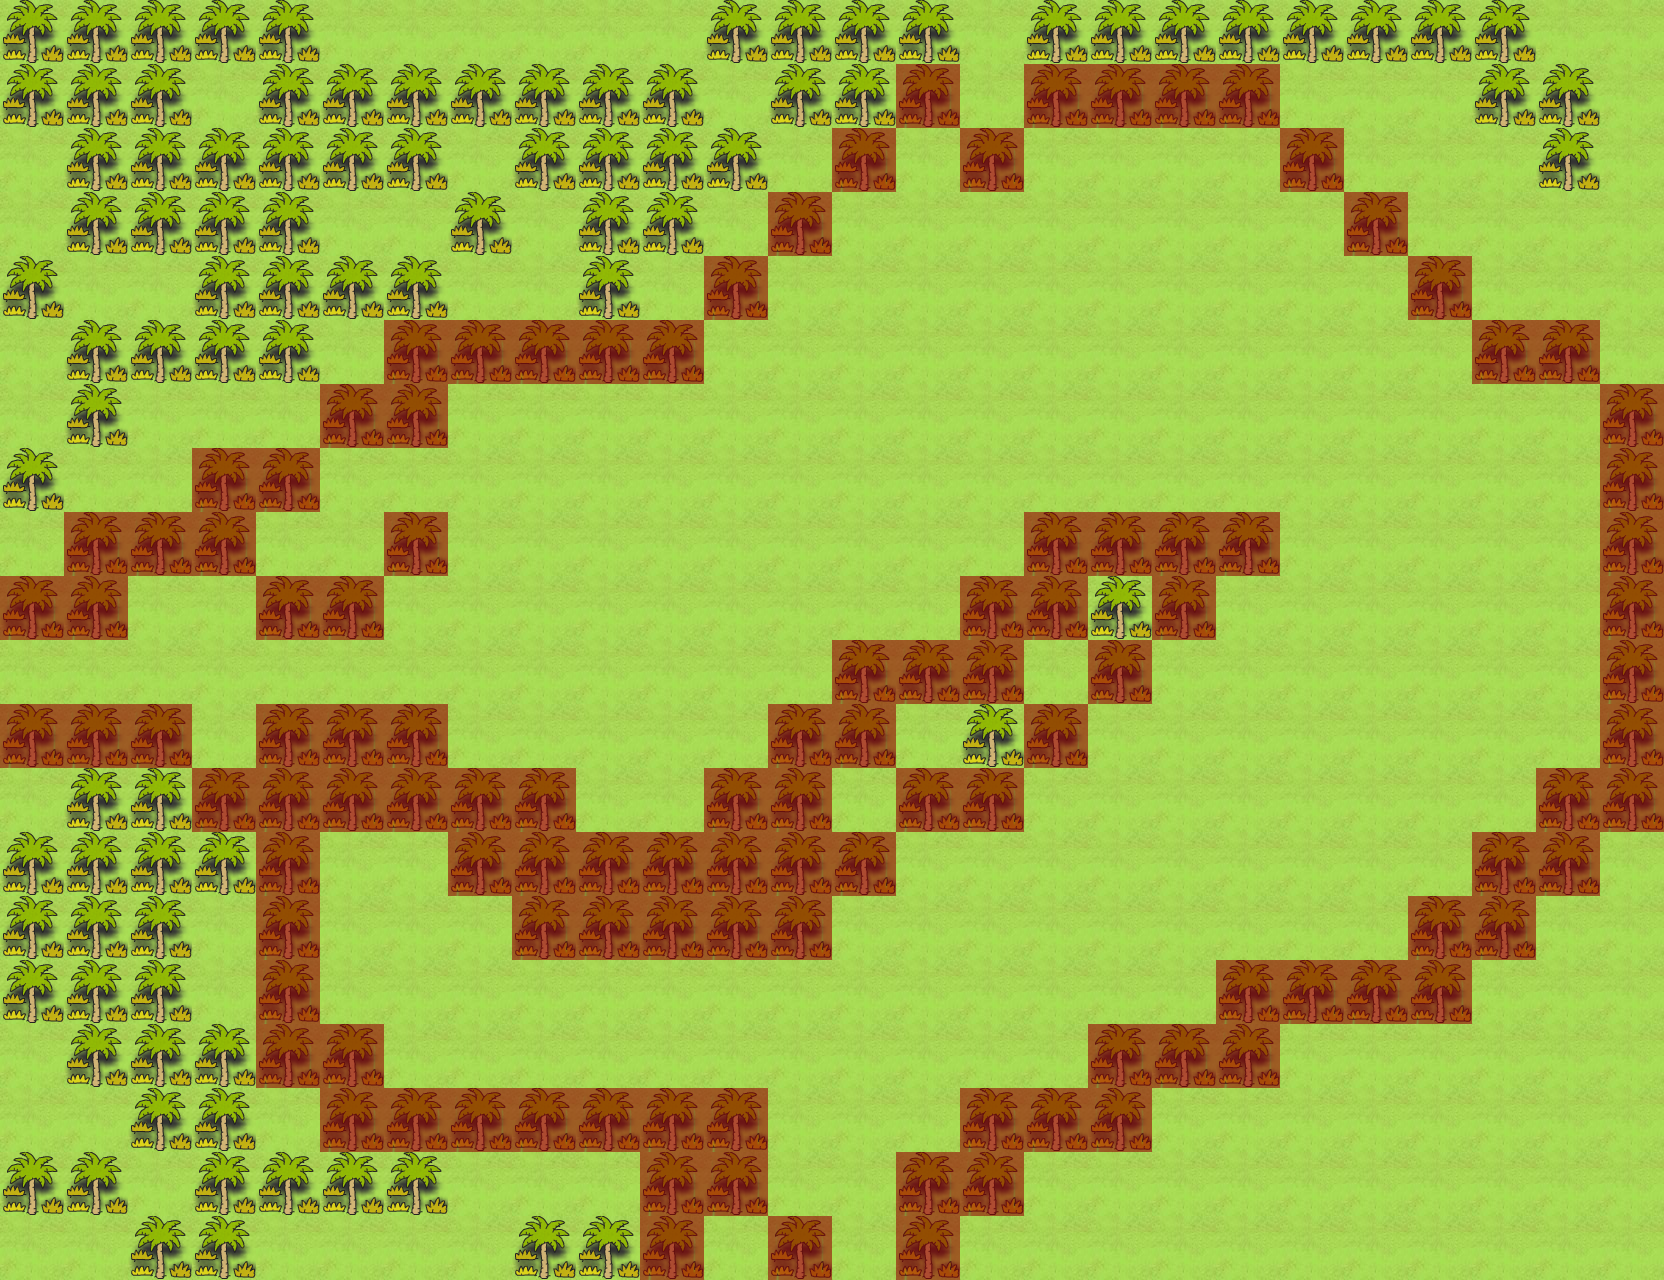

Rendered tile map (Tiled .tmx) drawn with the repository's tilesets; below, a short description and the map source with its tile grids summarised:
An orthogonal 26x20 tile map with 64x64 px tiles, 3 tile layers (Ground, Decor, SpecialLayer), 5 tilesets and 8 objects (characters/player/player_one, sign/bog_sign, pyscripter/pyscripter, tile_trigger/exit_to_world, player_data/player_data, ...).

<map version="1.0" orientation="orthogonal" width="26" height="20" tilewidth="64" tileheight="64">
 <tileset firstgid="1" name="water" tilewidth="64" tileheight="64">
  <image source="../../../../tiles/water.png" width="320" height="1216" />
 </tileset>
 <tileset firstgid="96" name="jungle" tilewidth="64" tileheight="64">
  <image source="../../../../tiles/jungle.png" width="320" height="1216" />
 </tileset>
 <tileset firstgid="191" name="objects" tilewidth="64" tileheight="64">
  <image source="../../../../tiles/objects.png" width="320" height="1216" />
 </tileset>
 <tileset firstgid="286" name="special" tilewidth="64" tileheight="64">
  <image source="../../../../tiles/special.png" width="320" height="1216" />
 </tileset>
 <tileset firstgid="381" name="house" tilewidth="64" tileheight="64">
  <image source="../../../../tiles/house.png" width="320" height="640" />
 </tileset>
 <layer name="Ground" width="26" height="20">
  <data>[520 cells, 520 non-empty, 1 distinct tile ids]</data>
 </layer>
 <layer name="Decor" width="26" height="20">
  <data>[520 cells, 204 non-empty, 1 distinct tile ids]</data>
 </layer>
 <layer name="SpecialLayer" width="26" height="20">
  <data>[520 cells, 114 non-empty, 1 distinct tile ids]</data>
 </layer>
 <objectgroup name="Object Layer 1" width="26" height="20">
  <object name="characters/player/player_one" gid="191" x="0" y="704" />
  <object name="sign/bog_sign" gid="193" x="128" y="640" />
  <object name="pyscripter/pyscripter" gid="192" x="320" y="704" />
  <object name="tile_trigger/exit_to_world" gid="197" x="0" y="704" />
  <object name="player_data/player_data" gid="192" x="0" y="64" />
  <object name="characters/enemies/crocodile/annoying_croc" gid="193" x="896" y="384" />
  <object name="characters/npcs/myla/myla" gid="191" x="320" y="64" width="64" height="64" />
  <object name="tile_trigger/exit_to_bogs" gid="197" x="832" y="1280" />
 </objectgroup>
</map>
